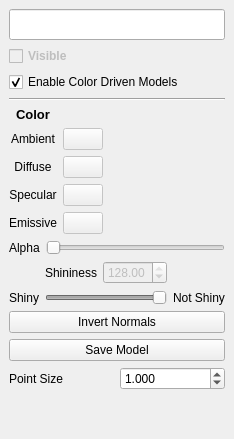
  <widget class="QDockWidget" name="dockModel">
   <property name="features">
    <set>QDockWidget::AllDockWidgetFeatures</set>
   </property>
   <property name="windowTitle">
    <string>Model</string>
   </property>
   <attribute name="dockWidgetArea">
    <number>8</number>
   </attribute>
   <widget class="QWidget" name="dockWidgetContents_10">
    <layout class="QVBoxLayout" name="verticalLayout">
     <item>
      <widget class="QLineEdit" name="modelName">
       <property name="font">
        <font>
         <pointsize>14</pointsize>
        </font>
       </property>
      </widget>
     </item>
     <item>
      <widget class="QCheckBox" name="modelVisible">
       <property name="enabled">
        <bool>false</bool>
       </property>
       <property name="font">
        <font>
         <weight>75</weight>
         <bold>true</bold>
        </font>
       </property>
       <property name="text">
        <string>Visible</string>
       </property>
      </widget>
     </item>
     <item>
      <widget class="QCheckBox" name="enableColorDrivenModelsCheckBox">
       <property name="enabled">
        <bool>true</bool>
       </property>
       <property name="text">
        <string>Enable Color Driven Models</string>
       </property>
       <property name="checked">
        <bool>true</bool>
       </property>
      </widget>
     </item>
     <item>
      <widget class="Line" name="line_3">
       <property name="orientation">
        <enum>Qt::Horizontal</enum>
       </property>
      </widget>
     </item>
     <item>
      <layout class="QGridLayout" name="gridLayout_6">
       <item row="2" column="0">
        <widget class="QLabel" name="label_18">
         <property name="enabled">
          <bool>true</bool>
         </property>
         <property name="text">
          <string>Diffuse</string>
         </property>
         <property name="alignment">
          <set>Qt::AlignCenter</set>
         </property>
        </widget>
       </item>
       <item row="4" column="0">
        <widget class="QLabel" name="label_23">
         <property name="enabled">
          <bool>true</bool>
         </property>
         <property name="text">
          <string>Emissive</string>
         </property>
         <property name="alignment">
          <set>Qt::AlignCenter</set>
         </property>
        </widget>
       </item>
       <item row="2" column="1">
        <widget class="QPushButton" name="chooseDiffuseColorMat">
         <property name="enabled">
          <bool>false</bool>
         </property>
         <property name="text">
          <string/>
         </property>
         <property name="checkable">
          <bool>false</bool>
         </property>
         <property name="checked">
          <bool>false</bool>
         </property>
         <property name="autoDefault">
          <bool>false</bool>
         </property>
         <property name="default">
          <bool>false</bool>
         </property>
         <property name="flat">
          <bool>false</bool>
         </property>
        </widget>
       </item>
       <item row="4" column="1">
        <widget class="QPushButton" name="chooseEmissiveColorMat">
         <property name="enabled">
          <bool>false</bool>
         </property>
         <property name="text">
          <string/>
         </property>
        </widget>
       </item>
       <item row="1" column="2">
        <spacer name="horizontalSpacer_6">
         <property name="orientation">
          <enum>Qt::Horizontal</enum>
         </property>
         <property name="sizeHint" stdset="0">
          <size>
           <width>40</width>
           <height>20</height>
          </size>
         </property>
        </spacer>
       </item>
       <item row="0" column="0">
        <widget class="QLabel" name="label_24">
         <property name="font">
          <font>
           <pointsize>10</pointsize>
           <weight>75</weight>
           <bold>true</bold>
          </font>
         </property>
         <property name="text">
          <string>Color</string>
         </property>
         <property name="alignment">
          <set>Qt::AlignCenter</set>
         </property>
        </widget>
       </item>
       <item row="3" column="1">
        <widget class="QPushButton" name="chooseSpecularColorMat">
         <property name="enabled">
          <bool>false</bool>
         </property>
         <property name="sizePolicy">
          <sizepolicy hsizetype="Minimum" vsizetype="Fixed">
           <horstretch>0</horstretch>
           <verstretch>0</verstretch>
          </sizepolicy>
         </property>
         <property name="text">
          <string/>
         </property>
        </widget>
       </item>
       <item row="3" column="0">
        <widget class="QLabel" name="label_17">
         <property name="enabled">
          <bool>true</bool>
         </property>
         <property name="text">
          <string>Specular</string>
         </property>
         <property name="alignment">
          <set>Qt::AlignCenter</set>
         </property>
        </widget>
       </item>
       <item row="1" column="0">
        <widget class="QLabel" name="label_22">
         <property name="text">
          <string>Ambient</string>
         </property>
         <property name="alignment">
          <set>Qt::AlignCenter</set>
         </property>
        </widget>
       </item>
       <item row="1" column="1">
        <widget class="QPushButton" name="chooseAmbientColorMat">
         <property name="enabled">
          <bool>false</bool>
         </property>
         <property name="text">
          <string/>
         </property>
        </widget>
       </item>
      </layout>
     </item>
     <item>
      <layout class="QHBoxLayout" name="horizontalLayout_8">
       <item>
        <widget class="QLabel" name="label_32">
         <property name="text">
          <string>Alpha</string>
         </property>
        </widget>
       </item>
       <item>
        <widget class="QSlider" name="modelAlpha">
         <property name="maximum">
          <number>255</number>
         </property>
         <property name="orientation">
          <enum>Qt::Horizontal</enum>
         </property>
        </widget>
       </item>
      </layout>
     </item>
     <item>
      <layout class="QGridLayout" name="gridLayout_7">
       <item row="1" column="0">
        <widget class="QLabel" name="label_25">
         <property name="text">
          <string>Shiny</string>
         </property>
        </widget>
       </item>
       <item row="1" column="2">
        <widget class="QLabel" name="label_26">
         <property name="text">
          <string>Not Shiny</string>
         </property>
        </widget>
       </item>
       <item row="1" column="1">
        <widget class="QSlider" name="matShinySlider">
         <property name="enabled">
          <bool>false</bool>
         </property>
         <property name="maximum">
          <number>128</number>
         </property>
         <property name="value">
          <number>128</number>
         </property>
         <property name="orientation">
          <enum>Qt::Horizontal</enum>
         </property>
        </widget>
       </item>
       <item row="0" column="1">
        <layout class="QHBoxLayout" name="horizontalLayout">
         <item>
          <widget class="QLabel" name="label_27">
           <property name="text">
            <string>Shininess</string>
           </property>
          </widget>
         </item>
         <item>
          <widget class="QDoubleSpinBox" name="matShinySpinBox">
           <property name="enabled">
            <bool>false</bool>
           </property>
           <property name="maximum">
            <double>128.000000000000000</double>
           </property>
           <property name="value">
            <double>128.000000000000000</double>
           </property>
          </widget>
         </item>
        </layout>
       </item>
      </layout>
     </item>
     <item>
      <widget class="QPushButton" name="invertNormals">
       <property name="text">
        <string>Invert Normals</string>
       </property>
      </widget>
     </item>
     <item>
      <widget class="QPushButton" name="saveModel">
       <property name="text">
        <string>Save Model</string>
       </property>
      </widget>
     </item>
     <item>
      <layout class="QHBoxLayout" name="horizontalLayout_11">
       <item>
        <widget class="QLabel" name="label_75">
         <property name="text">
          <string>Point Size</string>
         </property>
        </widget>
       </item>
       <item>
        <widget class="QDoubleSpinBox" name="pointSize">
         <property name="decimals">
          <number>3</number>
         </property>
         <property name="singleStep">
          <double>0.100000000000000</double>
         </property>
         <property name="value">
          <double>1.000000000000000</double>
         </property>
        </widget>
       </item>
      </layout>
     </item>
     <item>
      <spacer name="verticalSpacer_2">
       <property name="orientation">
        <enum>Qt::Vertical</enum>
       </property>
       <property name="sizeHint" stdset="0">
        <size>
         <width>20</width>
         <height>40</height>
        </size>
       </property>
      </spacer>
     </item>
    </layout>
   </widget>
  </widget>
